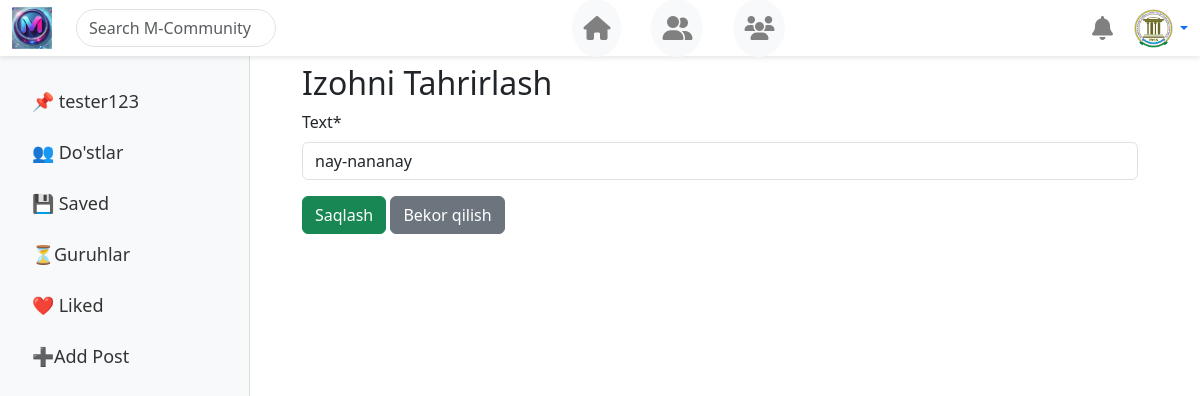
Page /posts/edit-comment/8/ (signed in) on the committed database.
### accounts/models.py (models this page shows, shortened)
class CustomUser(AbstractUser):
    age = models.PositiveIntegerField(blank=True,null=True)
    image = models.ImageField(upload_to='account_images/',default='images/images.jpg')

### posts/models.py (models this page shows, shortened)
class Comment(models.Model):
    user = models.ForeignKey(CustomUser,on_delete=models.CASCADE)
    post = models.ForeignKey(Post,on_delete=models.CASCADE,related_name='comments')
    text = models.CharField(max_length=600)
    created_at = models.DateTimeField(auto_now_add=True)

### posts/views.py (the view)
# urls.py: path('edit-comment/<int:comment_id>/', views.edit_comment, name='edit_comment'),
def edit_comment(request, comment_id):
    comment = get_object_or_404(Comment, id=comment_id)
    if comment.user != request.user:
        return redirect('post_detail', post_id=comment.post.id)  # Faqat egasi tahrirlashi mumkin
    if request.method == "POST":
        form = CommentForm(request.POST, instance=comment)
        if form.is_valid():
            form.save()
            return redirect('post_detail', post_id=comment.post.id)
    else:
        form = CommentForm(instance=comment)
    return render(request, 'edit_comment.html', {'form': form, 'comment': comment})

### posts/forms.py
class CommentForm(forms.ModelForm):
    class Meta:
        model = Comment
        fields = ['text']

### templates/edit_comment.html (shortened to what this page needs)
{% extends 'base.html' %}
{% load crispy_forms_tags %}
{% block content %}
<div class="container mt-4">
    <h2>Izohni Tahrirlash</h2>
    <form method="POST">
        {{ form|crispy }}
        <button type="submit" class="btn btn-success">Saqlash</button>
        <a href="{% url 'post_detail' post_id=comment.post.id %}" class="btn btn-secondary">Bekor qilish</a>
    </form>
</div>
{% endblock %}

### templates/base.html (shortened to what this page needs)
{% load static %}
<!DOCTYPE html>
<html lang="uz">
<head>
    <link rel="stylesheet" href="https://cdn.jsdelivr.net/npm/bootstrap@5.3.0/dist/css/bootstrap.min.css">
    <link rel="stylesheet" href="https://cdnjs.cloudflare.com/ajax/libs/font-awesome/6.4.2/css/all.min.css">
</head>
<body>
<nav class="navbar navbar-expand-lg fixed-top">
    <div class="container-fluid d-flex align-items-center justify-content-center w-100">
        <div class="d-flex align-items-center">
            <a href="#" class="navbar-brand">
                <img src="{% static 'images/logo1.jpg' %}" width="40" alt="Logo">
            </a>
            <input type="text" class="form-control rounded-pill ms-2 d-none d-md-block"
                   placeholder="Search M-Community" style="max-width: 200px;">
        </div>
        <div class="d-flex justify-content-center flex-grow-1">
            <a href="{% url 'home' %}" class="btn btn-light nav-icon" data-bs-toggle="tooltip" title="Asosiy sahifa">
                <i class="fas fa-home"></i>
            </a>
            <a href="{% url 'friends' %}" class="btn btn-light nav-icon" data-bs-toggle="tooltip" title="Do‘stlar">
                <i class="fas fa-user-friends"></i>
            </a>
            <a href="{% url 'group_list' %}" class="btn btn-light nav-icon" data-bs-toggle="tooltip" title="Guruhlar">
                <i class="fas fa-users"></i>
            </a>
        </div>
        <div class="d-flex align-items-center">
            <div class="dropdown">
                <a href="#" class="nav-icon position-relative" id="notificationDropdown" data-bs-toggle="dropdown">
                    <i class="fas fa-bell"></i>
                </a>
            </div>
            <div class="dropdown ms-2">
                <a href="#" class="d-flex align-items-center text-decoration-none dropdown-toggle" data-bs-toggle="dropdown">
                    <img src="{{user.image.url}}" class="profile-img">
                </a>
            </div>
        </div>
    </div>
</nav>
<div class="container-fluid">
    <div class="row">
        <nav class="sidebar">
            <ul class="nav flex-column">
                <li class="nav-item"><a class="nav-link" href="{% url 'profile' user.username  %}">📌 {{user.username}}</a></li>
                <li class="nav-item"><a class="nav-link" href="{% url 'friends' %}">👥 Do'stlar</a></li>
                <li class="nav-item"><a class="nav-link" href="{% url 'saved_post' %}">💾 Saved</a></li>
                <li class="nav-item"><a class="nav-link" href="{% url 'group_list' %}">⏳Guruhlar</a></li>
                <li class="nav-item"><a class="nav-link" href="{% url 'liked_post' %}">❤️ Liked</a></li>
                <li class="nav-item"><a class="nav-link" href="{% url 'add_post' %}">➕Add Post</a></li>
            </ul>
        </nav>
        <main class="main-content">
            {% block content %}
            {% endblock content %}
        </main>
    </div>
</div>
</body>
</html>

### templates/base.html (style rules this page uses)
.navbar { background-color: white; box-shadow: 0 2px 5px rgba(0, 0, 0, 0.1); }
.nav-icon { font-size: 1.5rem; margin-left: 30px; color: gray; padding: 10px; border-radius: 50%; transition: background 0.3s, text-decoration 0.3s; text-decoration: none; }
.profile-img { width: 45px; height: 45px; border-radius: 50%; object-fit: cover; cursor: pointer; }
.navbar { height: 56px; }
.sidebar { position: fixed; top: 56px; left: 0; width: 250px; height: calc(100vh - 56px); background-color: #f8f9fa; padding-top: 20px; border-right: 1px solid #ddd; overflow-y: auto; }
.sidebar .nav-link { font-size: 18px; font-weight: 500; color: #333; padding: 12px 20px; transition: background 0.3s, color 0.3s; }
.main-content { margin-left: 270px; padding: 20px; max-width: 900px; width: 100%; margin-top: 20px; }

### rows in the picture
CustomUser: image (picture), username "tester123"
Comment: text "nay-nananay"
